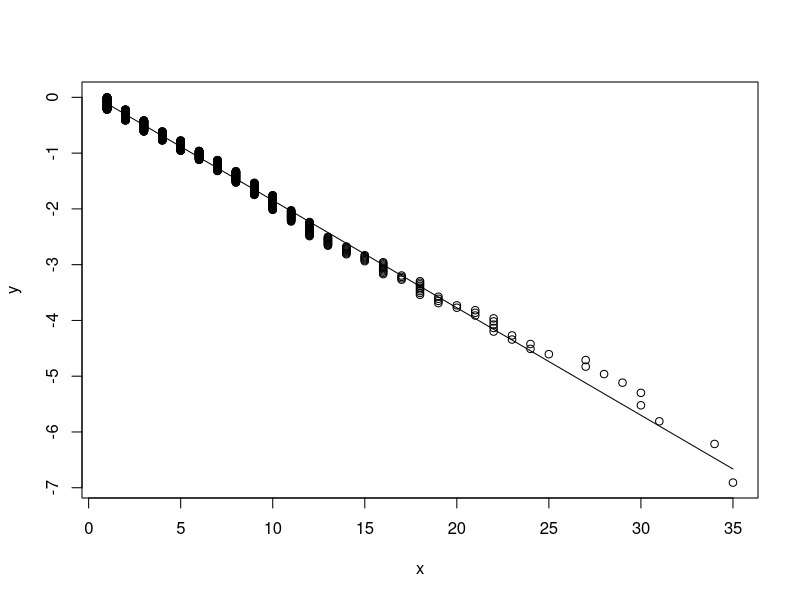
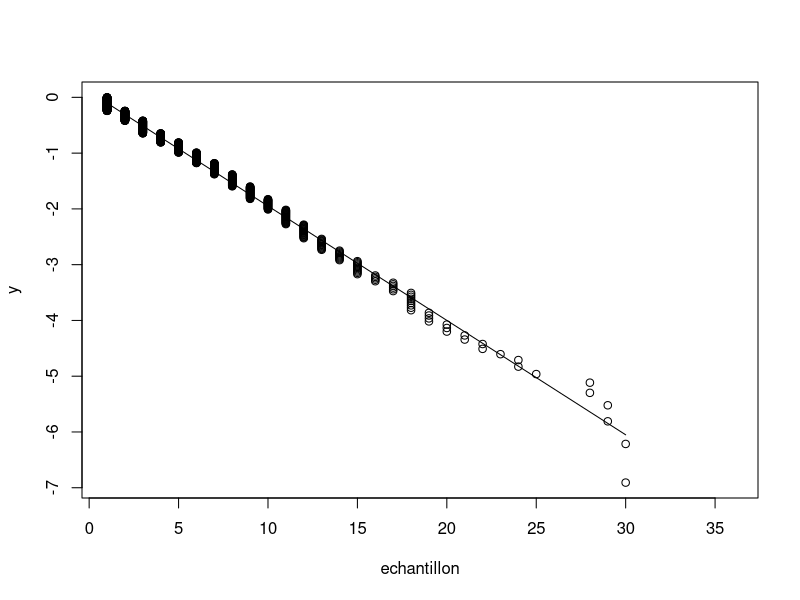
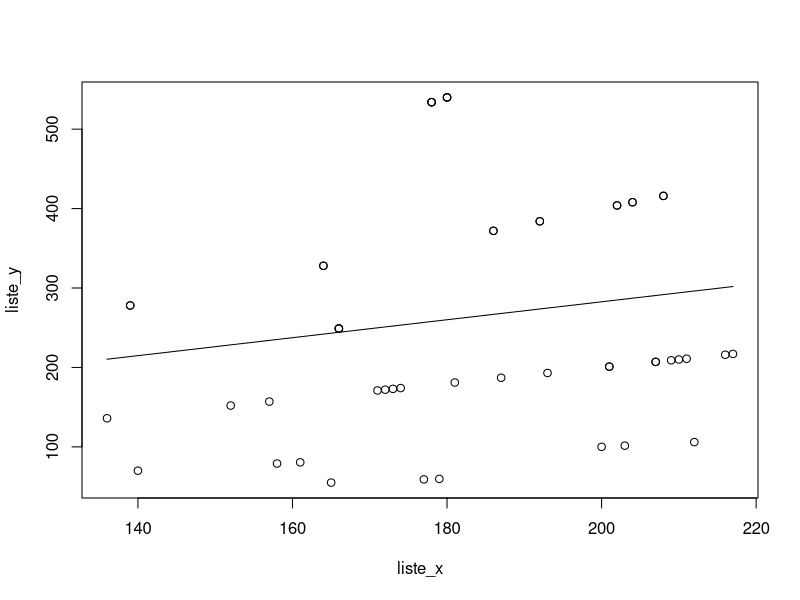
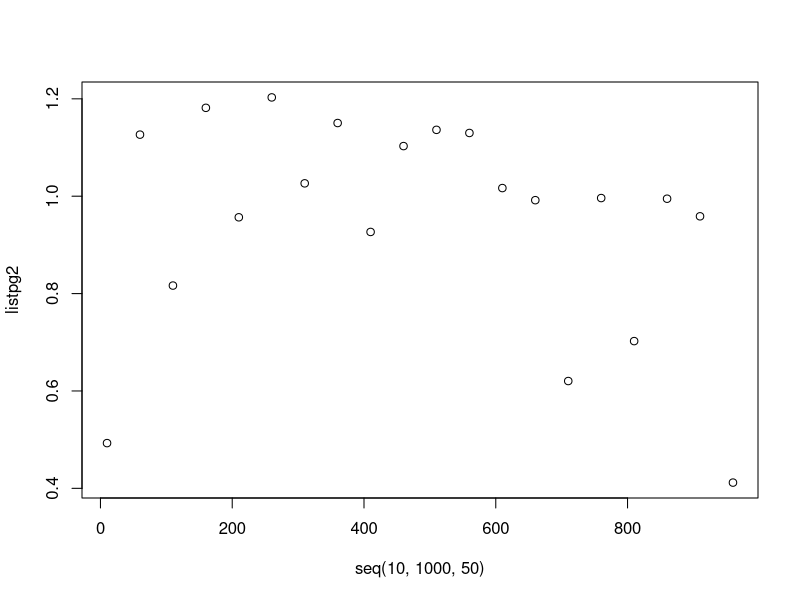
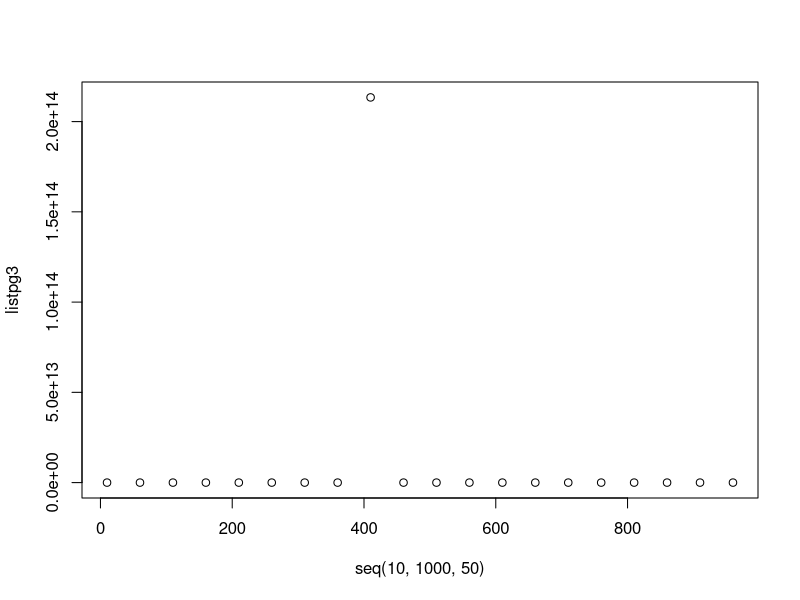

Write R code to recreate these figures, in order.
n = 1000
r = 1
p = 0.1789
echantillon = sort(rnbinom(n,r,p))
for (i in 1:n) {
    echantillon[i] = echantillon[i] + r
}

#Estimons p (1.1)
print("Estimation de p selon la méthode des moments, et de maximum de vraisemblance")
print(r / mean(echantillon))

# Question 1.3
n = 1000
p = 0.1789
x = rgeom(n, p)
for(i in 1:n) {
    x[i] = x[i] + 1
}
x = sort(x)
y = x
for (i in 1:length(x)-1) {
    y[i] = log(1 - i/n)
}
x = head(x, -1)
y = head(y, -1)
plot(x, y)
reg<-lm(y~x)
lines(x, fitted.values(reg))
print(reg)
print(1 - exp(reg$coefficients[2]))


#Estimons p (1.4)
print("Estimation de p graphique")
h<-function(x)
{
  return (log(1 - x))
}

y = echantillon
for (i in 1:n)
{
  y[i] = h(i / n)
}
plot(echantillon, y)
x = head(echantillon, -1)
y = head(y, -1)
reg<-lm(y~x)
lines(x, fitted.values(reg))
print(reg)
print(1 - exp(reg$coefficients[2]))

# Second cas

n = 100
r = 20
p = 0.1
simul_second <-function(n, r, p) {
    echantillon = sort(rnbinom(n,r,p))
    for (i in 1:n) {
        echantillon[i] = echantillon[i] + r
    }
    liste_x = c()
    liste_y = c()

    for (i in 1:length(echantillon)-1) {
        if (length(echantillon[echantillon==echantillon[i]+1])) {
            liste_x = c(liste_x, echantillon[i])
            liste_y = c(liste_y, c(echantillon[i] * length(echantillon[echantillon==echantillon[i]])  / length(echantillon[echantillon==echantillon[i]+1])))
        }
    }
    return(list(x=liste_x, y=liste_y))
}
res = simul_second(n, r, p)
liste_x = res$x
liste_y = res$y

plot(liste_x, liste_y)
n_reg<-lm(liste_y~liste_x)
print(n_reg)
lines(liste_x, fitted.values(n_reg))
print("pg2")
print(1 - 1/ n_reg$coefficients[2])
print("pg3")
print(1 + (r-1) / n_reg$coefficients[1])

# Test de pg2 et pg3
listpg2 = c()
listpg3 = c()
for(r in seq(10, 10000, 500)) {
    pg2 = 0
    pg3 = 0
    y = 10
    for(j in 1:y) {
        res = simul_second(n, r, 0.5)
        reg<-lm(res$y~res$x)
        pg2 = pg2 + 1 - 1/ reg$coefficients[2]
        pg3 = pg3 + 1 + (r-1) / reg$coefficients[1]
    }
    pg2 = pg2 / y
    pg3 = pg3 / y
    listpg2 = c(listpg2, pg2)
    listpg3 = c(listpg3, pg3)
}
plot(seq(10, 1000, 50), listpg2)
plot(seq(10, 1000, 50), listpg3)
